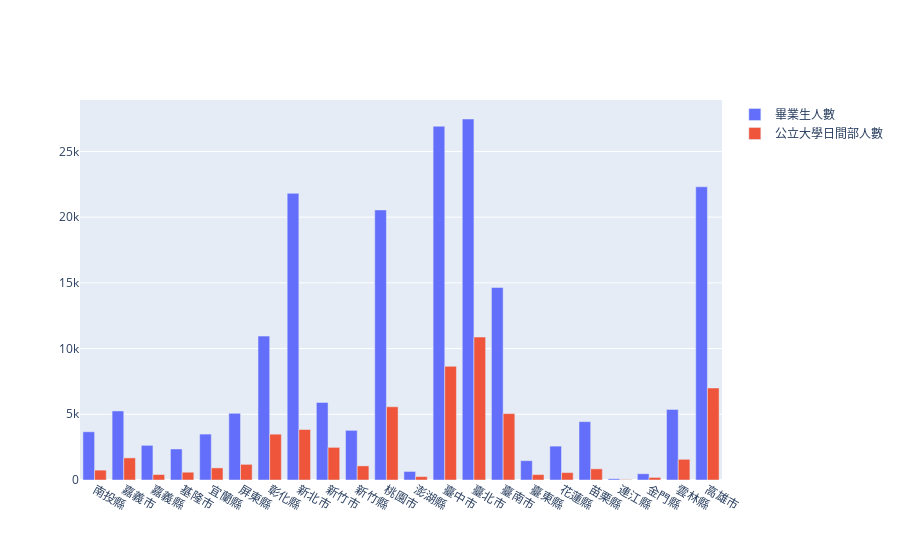

This figure's notebook cell:
### Code cell
import plotly.graph_objects as go

list1 = frames2['學校所在地別'].tolist()
list2 = frames2['畢業生人數'].tolist()
list3 = frames2['公立大學日間部人數'].tolist()
list4 = frames2['私立大學日間部人數'].tolist()

fig = go.Figure(data=[
    go.Bar(name='畢業生人數', x=list1, y=list2),
    go.Bar(name='公立大學日間部人數', x=list1, y=list3)
])
# Change the bar mode
fig.update_layout(barmode='group')
fig.show()

import matplotlib.pyplot as plt
fig = plt.gcf()
fig.savefig('./picture1.png')

### Figure 1 — Plotly figure (JSON) as saved in the notebook; plotly's stock layout.template omitted (floating-point values rounded to 4 significant figures)
{"data": [{"name": "畢業生人數", "type": "bar", "x": ["南投縣", "嘉義市", "嘉義縣", "基隆市", "宜蘭縣", "屏東縣", "彰化縣", "新北市", "新竹市", "新竹縣", "桃園市", "澎湖縣", "臺中市", "臺北市", "臺南市", "臺東縣", "花蓮縣", "苗栗縣", "連江縣", "金門縣", "雲林縣", "高雄市"], "y": [3669, 5254, 2637, 2360, 3493, 5073, 10949, 21812, 5904, 3778, 20550, 651, 26919, 27468, 14650, 1470, 2579, 4440, 96, 474, 5373, 22310]}, {"name": "公立大學日間部人數", "type": "bar", "x": ["南投縣", "嘉義市", "嘉義縣", "基隆市", "宜蘭縣", "屏東縣", "彰化縣", "新北市", "新竹市", "新竹縣", "桃園市", "澎湖縣", "臺中市", "臺北市", "臺南市", "臺東縣", "花蓮縣", "苗栗縣", "連江縣", "金門縣", "雲林縣", "高雄市"], "y": [751, 1682, 414, 592, 921, 1191, 3488, 3842, 2483, 1075, 5572, 259, 8650, 10878, 5053, 412, 564, 851, 38, 196, 1575, 7002]}], "layout": {"barmode": "group"}}
